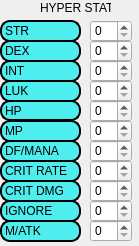
<?xml version="1.0" encoding="UTF-8"?>
<ui version="4.0">
 <class>Form</class>
 <widget class="QWidget" name="Form">
  <property name="geometry">
   <rect>
    <x>0</x>
    <y>0</y>
    <width>139</width>
    <height>246</height>
   </rect>
  </property>
  <property name="windowTitle">
   <string>Form</string>
  </property>
  <widget class="QLabel" name="strLabel">
   <property name="geometry">
    <rect>
     <x>0</x>
     <y>20</y>
     <width>81</width>
     <height>22</height>
    </rect>
   </property>
   <property name="styleSheet">
    <string notr="true"> border-radius: 10px; border: 2px solid black; qproperty-alignment: AlignCenter;
background-color: rgb(79, 238, 238); font-size: 12px;</string>
   </property>
   <property name="text">
    <string>STR</string>
   </property>
  </widget>
  <widget class="QLabel" name="titleLabel">
   <property name="geometry">
    <rect>
     <x>40</x>
     <y>0</y>
     <width>71</width>
     <height>16</height>
    </rect>
   </property>
   <property name="text">
    <string>HYPER STATS</string>
   </property>
  </widget>
  <widget class="QSpinBox" name="strSpinbox">
   <property name="geometry">
    <rect>
     <x>90</x>
     <y>20</y>
     <width>42</width>
     <height>22</height>
    </rect>
   </property>
   <property name="maximum">
    <number>15</number>
   </property>
  </widget>
  <widget class="QSpinBox" name="dexSpinbox">
   <property name="geometry">
    <rect>
     <x>90</x>
     <y>40</y>
     <width>42</width>
     <height>22</height>
    </rect>
   </property>
   <property name="maximum">
    <number>15</number>
   </property>
  </widget>
  <widget class="QLabel" name="dexLabel">
   <property name="geometry">
    <rect>
     <x>0</x>
     <y>40</y>
     <width>81</width>
     <height>22</height>
    </rect>
   </property>
   <property name="styleSheet">
    <string notr="true"> border-radius: 10px; border: 2px solid black; qproperty-alignment: AlignCenter;
background-color: rgb(79, 238, 238); font-size: 12px;</string>
   </property>
   <property name="text">
    <string>DEX</string>
   </property>
  </widget>
  <widget class="QLabel" name="intLabel">
   <property name="geometry">
    <rect>
     <x>0</x>
     <y>60</y>
     <width>81</width>
     <height>22</height>
    </rect>
   </property>
   <property name="styleSheet">
    <string notr="true"> border-radius: 10px; border: 2px solid black; qproperty-alignment: AlignCenter;
background-color: rgb(79, 238, 238); font-size: 12px;</string>
   </property>
   <property name="text">
    <string>INT</string>
   </property>
  </widget>
  <widget class="QSpinBox" name="intSpinbox">
   <property name="geometry">
    <rect>
     <x>90</x>
     <y>60</y>
     <width>42</width>
     <height>22</height>
    </rect>
   </property>
   <property name="maximum">
    <number>15</number>
   </property>
  </widget>
  <widget class="QSpinBox" name="mpSpinbox">
   <property name="geometry">
    <rect>
     <x>90</x>
     <y>120</y>
     <width>42</width>
     <height>22</height>
    </rect>
   </property>
   <property name="maximum">
    <number>15</number>
   </property>
  </widget>
  <widget class="QLabel" name="mpLabel">
   <property name="geometry">
    <rect>
     <x>0</x>
     <y>120</y>
     <width>81</width>
     <height>22</height>
    </rect>
   </property>
   <property name="styleSheet">
    <string notr="true"> border-radius: 10px; border: 2px solid black; qproperty-alignment: AlignCenter;
background-color: rgb(79, 238, 238); font-size: 12px;</string>
   </property>
   <property name="text">
    <string>MP</string>
   </property>
  </widget>
  <widget class="QLabel" name="hpLabel">
   <property name="geometry">
    <rect>
     <x>0</x>
     <y>100</y>
     <width>81</width>
     <height>21</height>
    </rect>
   </property>
   <property name="styleSheet">
    <string notr="true"> border-radius: 10px; border: 2px solid black; qproperty-alignment: AlignCenter;
background-color: rgb(79, 238, 238); font-size: 12px;</string>
   </property>
   <property name="text">
    <string>HP</string>
   </property>
  </widget>
  <widget class="QSpinBox" name="lukSpinbox">
   <property name="geometry">
    <rect>
     <x>90</x>
     <y>80</y>
     <width>42</width>
     <height>22</height>
    </rect>
   </property>
   <property name="maximum">
    <number>15</number>
   </property>
  </widget>
  <widget class="QSpinBox" name="hpSpinbox">
   <property name="geometry">
    <rect>
     <x>90</x>
     <y>100</y>
     <width>42</width>
     <height>22</height>
    </rect>
   </property>
   <property name="maximum">
    <number>15</number>
   </property>
  </widget>
  <widget class="QLabel" name="lukLabel">
   <property name="geometry">
    <rect>
     <x>0</x>
     <y>80</y>
     <width>81</width>
     <height>22</height>
    </rect>
   </property>
   <property name="styleSheet">
    <string notr="true"> border-radius: 10px; border: 2px solid black; qproperty-alignment: AlignCenter;
background-color: rgb(79, 238, 238); font-size: 12px;</string>
   </property>
   <property name="text">
    <string>LUK</string>
   </property>
  </widget>
  <widget class="QLabel" name="dfLabel">
   <property name="geometry">
    <rect>
     <x>0</x>
     <y>140</y>
     <width>81</width>
     <height>22</height>
    </rect>
   </property>
   <property name="styleSheet">
    <string notr="true"> border-radius: 10px; border: 2px solid black; qproperty-alignment: AlignCenter;
background-color: rgb(79, 238, 238); font-size: 12px;</string>
   </property>
   <property name="text">
    <string>DF/MANA</string>
   </property>
  </widget>
  <widget class="QSpinBox" name="critdmgSpinbox">
   <property name="geometry">
    <rect>
     <x>90</x>
     <y>180</y>
     <width>42</width>
     <height>22</height>
    </rect>
   </property>
   <property name="maximum">
    <number>15</number>
   </property>
  </widget>
  <widget class="QSpinBox" name="dfSpinbox">
   <property name="geometry">
    <rect>
     <x>90</x>
     <y>140</y>
     <width>42</width>
     <height>22</height>
    </rect>
   </property>
   <property name="maximum">
    <number>15</number>
   </property>
  </widget>
  <widget class="QLabel" name="critdmgLabel">
   <property name="geometry">
    <rect>
     <x>0</x>
     <y>180</y>
     <width>81</width>
     <height>22</height>
    </rect>
   </property>
   <property name="styleSheet">
    <string notr="true"> border-radius: 10px; border: 2px solid black; qproperty-alignment: AlignCenter;
background-color: rgb(79, 238, 238); font-size: 12px;</string>
   </property>
   <property name="text">
    <string>CRIT DMG</string>
   </property>
  </widget>
  <widget class="QLabel" name="critrateLabel">
   <property name="geometry">
    <rect>
     <x>0</x>
     <y>160</y>
     <width>81</width>
     <height>22</height>
    </rect>
   </property>
   <property name="styleSheet">
    <string notr="true"> border-radius: 10px; border: 2px solid black; qproperty-alignment: AlignCenter;
background-color: rgb(79, 238, 238); font-size: 12px;</string>
   </property>
   <property name="text">
    <string>CRIT RATE</string>
   </property>
  </widget>
  <widget class="QSpinBox" name="critrateSpinbox">
   <property name="geometry">
    <rect>
     <x>90</x>
     <y>160</y>
     <width>42</width>
     <height>22</height>
    </rect>
   </property>
   <property name="maximum">
    <number>15</number>
   </property>
  </widget>
  <widget class="QSpinBox" name="atkSpinbox">
   <property name="geometry">
    <rect>
     <x>90</x>
     <y>220</y>
     <width>42</width>
     <height>22</height>
    </rect>
   </property>
   <property name="maximum">
    <number>15</number>
   </property>
  </widget>
  <widget class="QLabel" name="atkLabel">
   <property name="geometry">
    <rect>
     <x>0</x>
     <y>220</y>
     <width>81</width>
     <height>22</height>
    </rect>
   </property>
   <property name="styleSheet">
    <string notr="true"> border-radius: 10px; border: 2px solid black; qproperty-alignment: AlignCenter;
background-color: rgb(79, 238, 238); font-size: 12px;</string>
   </property>
   <property name="text">
    <string>M/ATK</string>
   </property>
  </widget>
  <widget class="QLabel" name="ignoreLabel">
   <property name="geometry">
    <rect>
     <x>0</x>
     <y>200</y>
     <width>81</width>
     <height>22</height>
    </rect>
   </property>
   <property name="styleSheet">
    <string notr="true"> border-radius: 10px; border: 2px solid black; qproperty-alignment: AlignCenter;
background-color: rgb(79, 238, 238); font-size: 12px;</string>
   </property>
   <property name="text">
    <string>IGNORE</string>
   </property>
  </widget>
  <widget class="QSpinBox" name="ignoreSpinbox">
   <property name="geometry">
    <rect>
     <x>90</x>
     <y>200</y>
     <width>42</width>
     <height>22</height>
    </rect>
   </property>
   <property name="maximum">
    <number>15</number>
   </property>
  </widget>
 </widget>
 <resources/>
 <connections/>
</ui>
